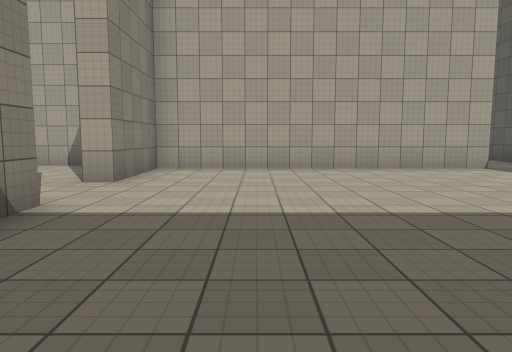
[1] (above)

19 first-person views from a walk through a scene from a Unity 3-D project. The camera is 1.4 m above the floor, tilts 6° down and sees 70° across. The floor is counted in squares, 2 m on a side. Each view is taken from the middle of a square. On the plan, view 1 faces up. The plan holds only what a view shows up to about 11 squares ahead; the rest is blank. The player character is not drawn. Surface patterns are stand-ins for the level's own textures.

[2]
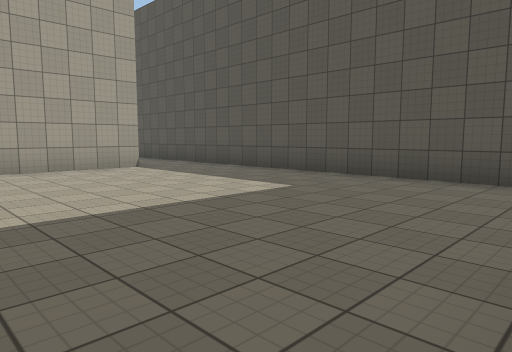

[3]
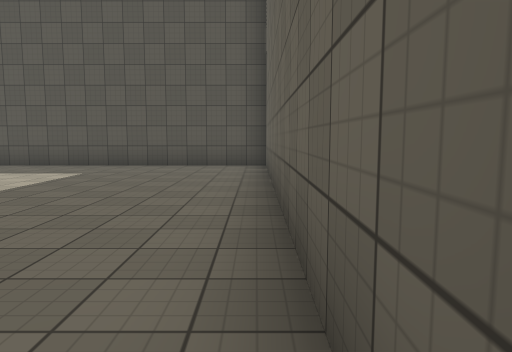

[4]
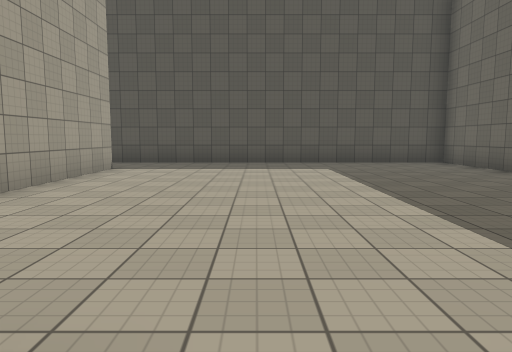

[5]
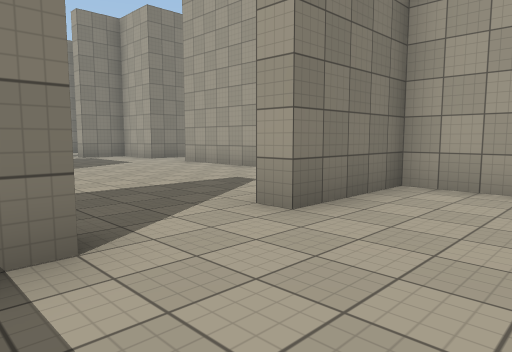

[6]
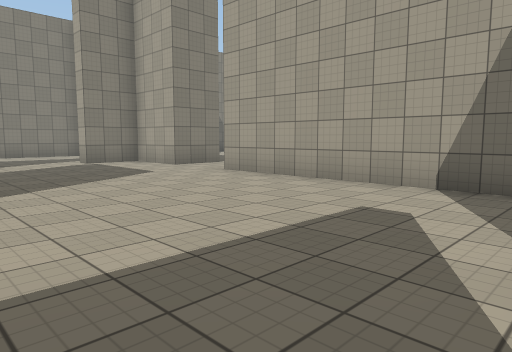

[7]
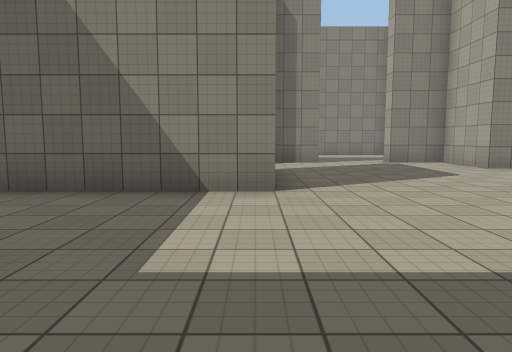

[8]
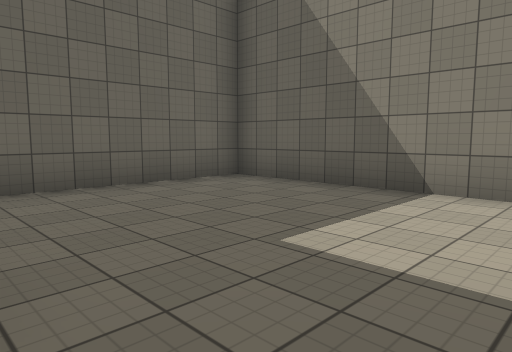

[9]
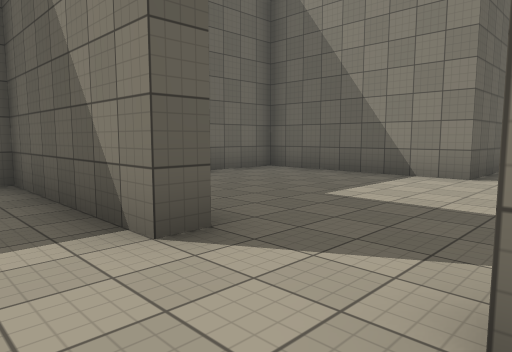

[10]
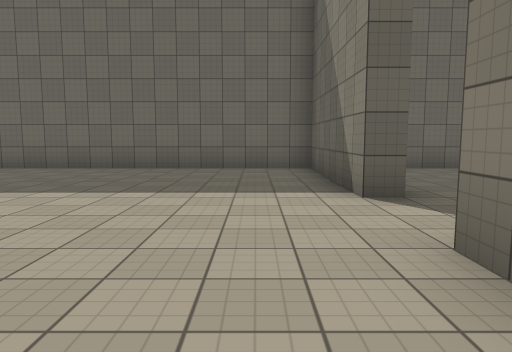

[11]
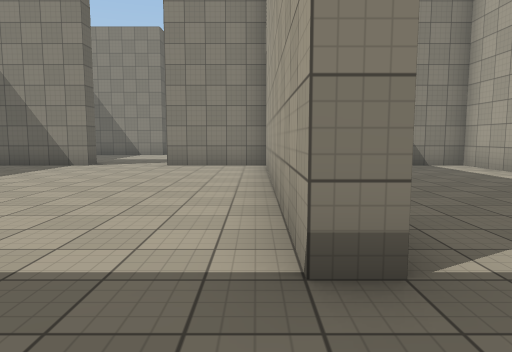

[12]
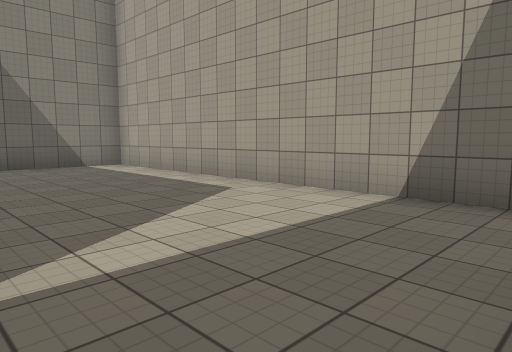

[13]
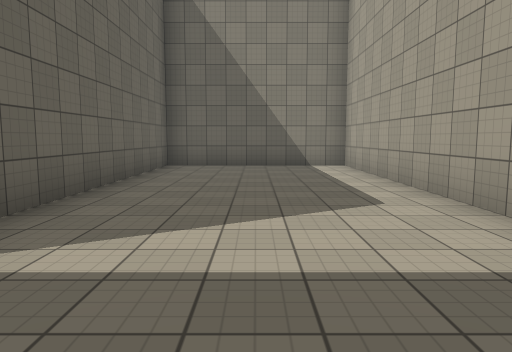

[14]
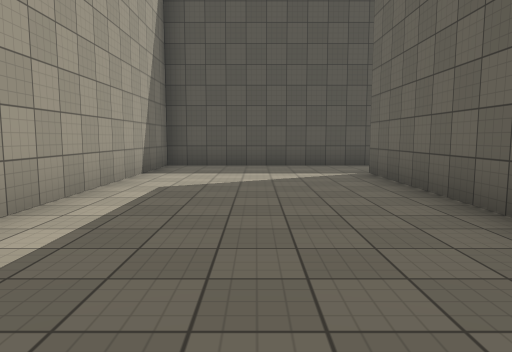

[15]
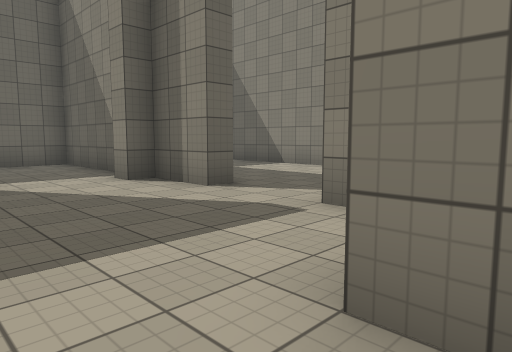

[16]
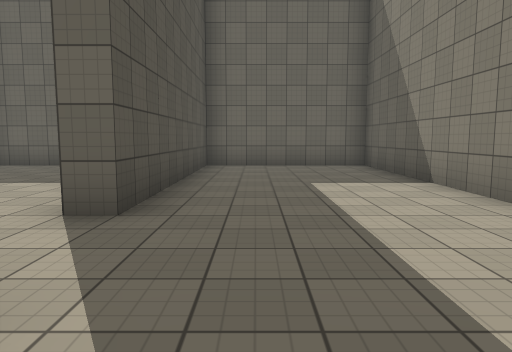

[17]
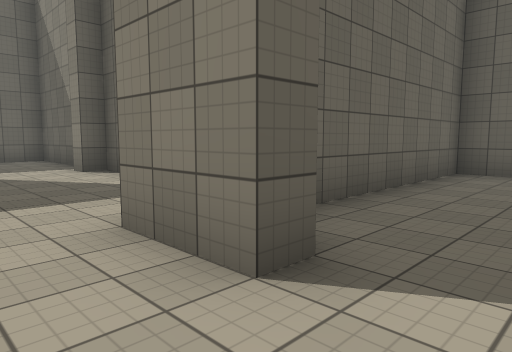

[18]
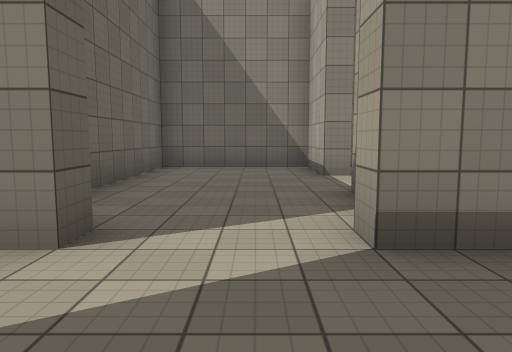

[19]
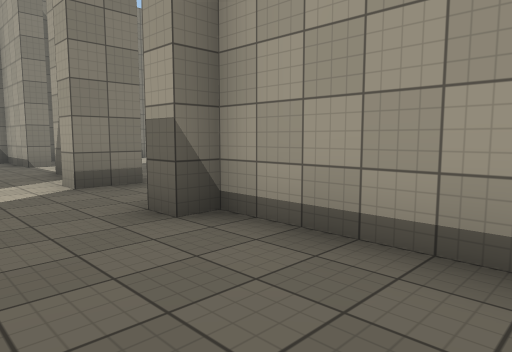

### Floor plan
Ten units are one square. View 1 is at (0, 0); x grows to the right and y downward. Boxes are objects, and circles mark ways between rooms. Rooms are numbered by the first view taken in them; rooms with no view inside come last. Other rooms are left out.
<svg viewBox="-183 -145 261 152">
<path fill="none" stroke="#000" d="M-22 -38 -22 2 73 2 73 -86M53 -82 -22 -82 -22 -58 -28 -58M-98 -43 -78 -43 -78 2 -39 2M-113 -93 -133 -93 -133 -78M-39 -93 -92 -93M-29 -38 -22 -38M-138 -58 -133 -58 -133 -43 -128 -43 -128 -38M73 -86 73 -133 -22 -133 -22 -88 53 -88 53 -82M-113 -128 -118 -128M-119 -108 -113 -108 -113 -93M-64 -133 -87 -133 -87 -128 -92 -128M-157 -133 -178 -133 -178 -98 -131 -98M-178 -51 -178 2 -138 2 -138 -58M-133 -78 -138 -78M-133 -26 -133 2 -118 2M-101 2 -85 2"/>
<circle cx="-30" cy="-45" r="3" fill="#2a7"/>
<circle cx="65" cy="-90" r="3" fill="#2a7"/>
<circle cx="-105" cy="-100" r="3" fill="#2a7"/>
<circle cx="-140" cy="-65" r="3" fill="#2a7"/>
<circle cx="-115" cy="-40" r="3" fill="#2a7"/>
<text x="20" y="-40">1</text>
<text x="-80" y="-60">2</text>
<text x="30" y="-110">3</text>
<text x="-110" y="-120">4</text>
<text x="-160" y="-50">5</text>
<text x="-110" y="-20">6</text>
</svg>
Room 1 opens to room 2. Room 1 opens to room 3. Room 2 opens to room 4. Room 2 opens to room 5. Room 2 opens to room 6.

Where each view was taken, in squares from view 1:
view 1: 0 up, 0 right, facing up
view 2: 0 up, 1 right, facing up-right
view 3: 0 up, 2 left, facing right
view 4: 5 up, 3 left, facing right
view 5: 3 up, 0 right, facing up-left
view 6: 4 up, 3 left, facing up-left
view 7: 4 up, 3 left, facing left
view 8: 5 up, 3 left, facing down-left
view 9: 6 up, 1 left, facing down-left
view 10: 8 up, 1 left, facing down
view 11: 8 up, 7 right, facing left
view 12: 9 up, 7 right, facing up-left
view 13: 11 up, 7 right, facing left
view 14: 11 up, 2 left, facing right
view 15: 10 up, 10 left, facing down-left
view 16: 9 up, 15 left, facing down
view 17: 12 up, 10 left, facing down-left
view 18: 12 up, 9 left, facing left
view 19: 11 up, 6 left, facing up-left
